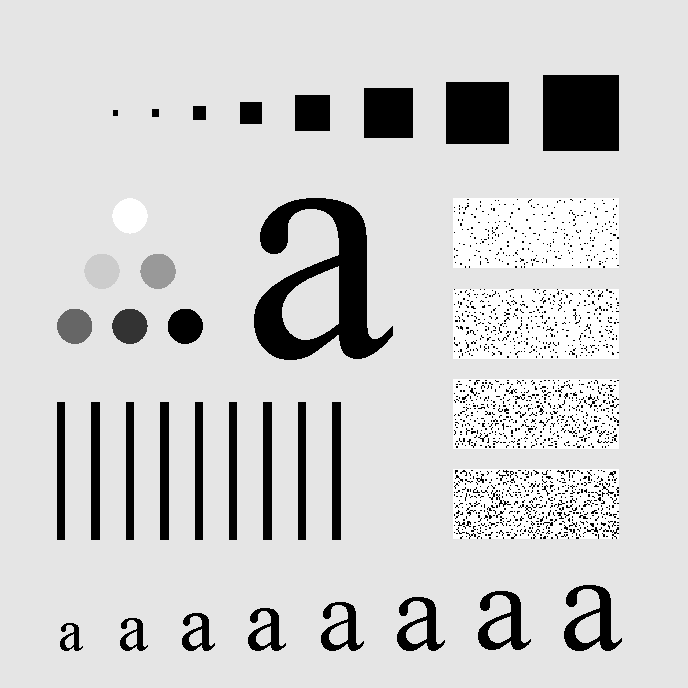
#> input picture tp3/assets/Fig0448(a)(characters_test_pattern).tif, 688 x 688 px
$ jupyter execute ex1.ipynb
#> lines starting #> are read from the running program, lines starting #| are printed output that depends on the picture
[cell 1]
import matplotlib.pyplot as plt
from PIL import Image
import numpy as np
from scipy.signal import convolve2d

[cell 2]
f = np.array(Image.open('./assets/Fig0448(a)(characters_test_pattern).tif').convert('L'))
#> f is the input picture: shape (688, 688); min 0, max 255, mean 207.3

# Plot the image
plt.imshow(f, cmap='gray')
plt.show()

[cell 3]
# Declare the sizes of kernel to be used when filtering
sizes = [3, 5, 9, 15, 25, 35, 45, 55]

# Apply each kernel and store the filtered image
filter = np.zeros((len(sizes), f.shape[0], f.shape[1]))

for i, size in enumerate(sizes):

    # Create the kernel with the appropriate size (n*n) and normalize it (divide it for it size)
    kernel = np.ones((size,size), np.float32) / size**2

    # Apply the filter using a 2D convolution
    filter[i,:,:] = convolve2d(f, kernel, mode='same')

[cell 4]
# Plotting
fig, ax = plt.subplots(2, len(filter) // 2, figsize=(20, 10))
for i, filtered_image in enumerate(filter):
    ax.flatten()[i].set_title(f'{sizes[i]}x{sizes[i]}')
    ax.flatten()[i].imshow(filtered_image, cmap='gray')
#> this loop made 8 passes

# Show the plot
plt.show()
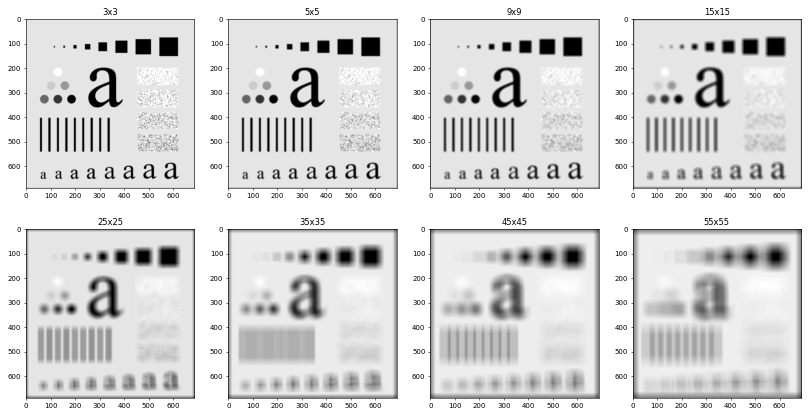
#> figure drawn by matplotlib, 8 panels
